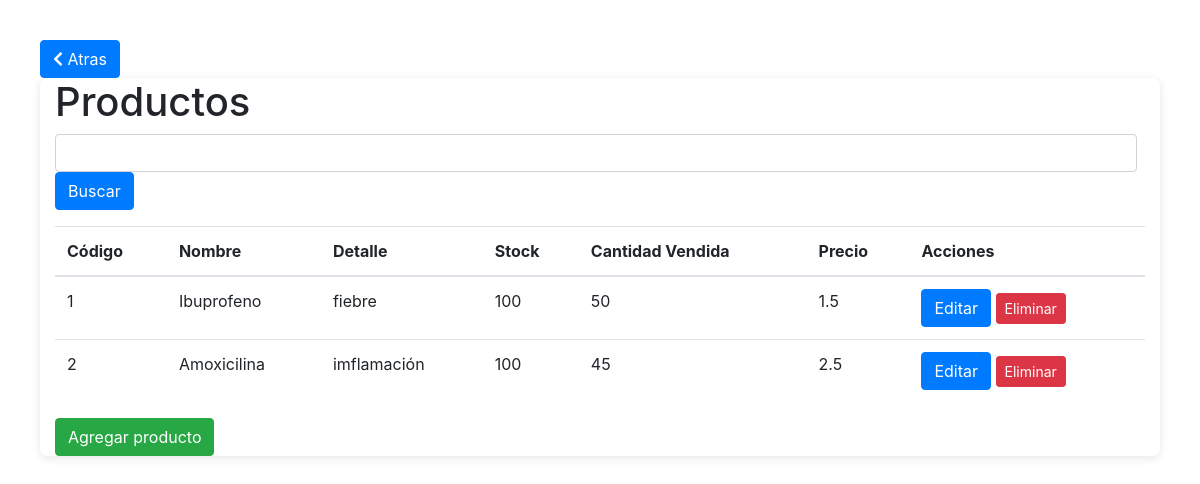
The page /productos on the database its author committed.
### tables this page shows
CREATE TABLE productos (
        codigo INTEGER PRIMARY KEY AUTOINCREMENT,
        nombre TEXT NOT NULL,
        detalle TEXT,
        stock INTEGER NOT NULL,
        cantidad_vendida INTEGER NOT NULL DEFAULT 0,
        precio REAL NOT NULL
    );

### app.py (the view)
@app.route('/productos')
def mostrar_productos():
    conn = sqlite3.connect('farmacia.db')
    cursor = conn.cursor()
    cursor.execute('SELECT * FROM productos')
    productos = cursor.fetchall()
    conn.close()
    return render_template('productos.html', productos=productos)

### templates/productos.html (shortened to what this page needs)
<!DOCTYPE html>
<html>
<head>
    <link rel="stylesheet" href="https://maxcdn.bootstrapcdn.com/bootstrap/4.0.0/css/bootstrap.min.css">
    <link rel="stylesheet" href="https://cdnjs.cloudflare.com/ajax/libs/font-awesome/5.15.3/css/all.min.css">
</head>
<body>
        <a href="/inicio" class="btn btn-primary logout-btn"><i class="fas fa-chevron-left"></i> Atras</a>    </div>
    <div class="container">
        <h1>Productos</h1>
        <form method="GET" action="/buscar_producto" class="from-inline">
            <div class="form-group mr-2">
                <input type="text" class="form-control" id="nombre" name="nombre" pattern="[A-Za-zÁÉÍÓÚáéíóúñÑ\s]+" title="Ingrese un nombre válido">
                <button type="submit" class="btn btn-primary">Buscar</button>
            </div>
        <table class="table">
            <thead>
                <tr>
                    <th>Código</th>
                    <th>Nombre</th>
                    <th>Detalle</th>
                    <th>Stock</th>
                    <th>Cantidad Vendida</th>
                    <th>Precio</th>
                    <th>Acciones</th>
                </tr>
            </thead>
            <tbody>
                {% for producto in productos %}
                <tr>
                    <td>{{ producto[0] }}</td>
                    <td>{{ producto[1] }}</td>
                    <td>{{ producto[2] }}</td>
                    <td>{{ producto[3] }}</td>
                    <td>{{ producto[4] }}</td>
                    <td>{{ producto[5] }}</td>
                    <td>
                        <a href="/productos/editar/{{ producto[0] }}" class="btn btn-primary">Editar</a>
                        <form action="/productos/eliminar/{{ producto[0] }}" method="post" style="display: inline-block;">
                        <button type="submit" class="btn btn-danger btn-sm">Eliminar</button>
                    </form>
                    </td>
                </tr>
                {% endfor %}
            </tbody>
        </table>
        <a href="/productos/ingresar" class="btn btn-success">Agregar producto</a>
    </div>
</body>
</html>

### templates/productos.html (style rules this page uses)
body { padding: 40px; }
.container { max-width: 100%; max-height: 100%; border-radius: 8px; box-shadow: 0 2px 10px rgba(0, 0, 0, 0.1); background-color: #fff; }

### rows shown on the page
productos: codigo "1", nombre "Ibuprofeno", detalle "fiebre", stock "100", cantidad_vendida "50", precio "1.5"
productos: codigo "2", nombre "Amoxicilina", detalle "imflamación", stock "100", cantidad_vendida "45", precio "2.5"
